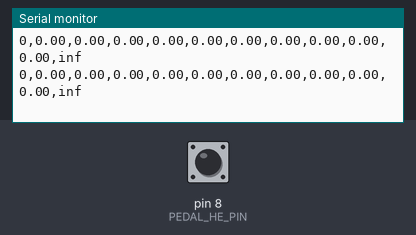
A sketch run on a simulated Arduino Uno, built with avr-gcc and run on an emulated ATmega328P. Parts: the last lines printed to the serial monitor. The test bench sets the inputs (shaded band); at power-on: pin 8 (PEDAL_HE_PIN) LOW.

Above: at 1.2 s.
1.3 s: pin 8 (PEDAL_HE_PIN) pulsed HIGH 2 times (0.12 s each, 0.3 s apart)
At 2.2 s:
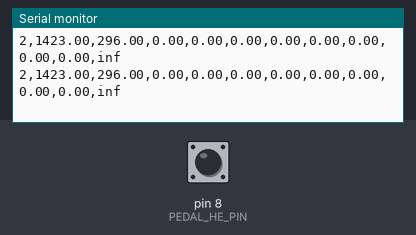
4.9 s: pin 8 (PEDAL_HE_PIN) pulsed HIGH 5 times (0.12 s each, 0.3 s apart)
At 6.0 s:
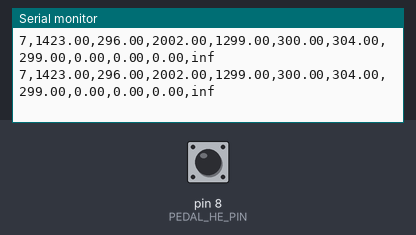
Timing chart, 0 to 7.9 s (numbered marks = the images above; inputs shaded):
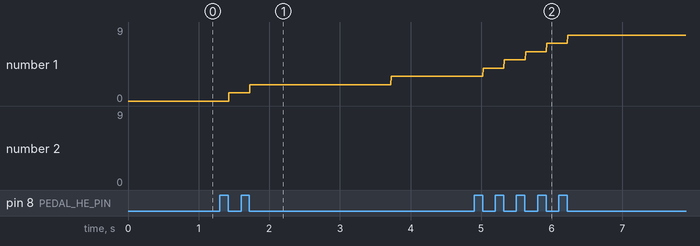

The sketch:

test_sketch.ino
```cpp
#define PEDAL_HE_PIN 8
#define WHEEL_HE_PIN 7

// Variables to handle hall sensor tachometer
unsigned long WHEEL_TRIGGER_TIME = 0;
unsigned long WHEEL_PREV_TRIGGER_TIME = 0;
unsigned long PEDAL_TRIGGER_TIME = 0;
unsigned long PEDAL_PREV_TRIGGER_TIME = 0;
bool WHEEL_TRIGGER=false;
float PEDAL_TRIGGER_COUNT=0.0;
float WHEEL_RPM;
float PEDAL_RPM;
volatile uint32_t PEDAL_PIN_STATE=0;
volatile uint32_t PREV_PEDAL_PIN_STATE=0;
const int L_PTT = 10;
float PEDAL_TRIGGER_DELTAS[L_PTT] = {0,0,0,0,0,0,0,0,0,0};
int PTT_ARRAY_INDEX = 0;

void pedal_hall_interrupt(){
  PREV_PEDAL_PIN_STATE=PEDAL_PIN_STATE;
  PEDAL_PIN_STATE=digitalRead(PEDAL_HE_PIN);
  if(PREV_PEDAL_PIN_STATE-PEDAL_PIN_STATE==1){
    increment_pedal_array();
  }
}

void increment_pedal_array(){
    PEDAL_TRIGGER_DELTAS[PTT_ARRAY_INDEX] = millis()-PEDAL_TRIGGER_TIME;
    PEDAL_TRIGGER_TIME = millis();
    PTT_ARRAY_INDEX += 1;
    if(PTT_ARRAY_INDEX >= L_PTT){
      PTT_ARRAY_INDEX = 0;
    }
}

void setup() { Serial.begin(115200);
  pinMode(PEDAL_HE_PIN,INPUT); // Change pinmode for hall effect sensor digital pins to input.
  pinMode(WHEEL_HE_PIN,INPUT);
  }

void loop() {

  pedal_hall_interrupt();
  Serial.print(PTT_ARRAY_INDEX);  Serial.print(",");

  for(int i=0; i<L_PTT; i++){
    Serial.print(PEDAL_TRIGGER_DELTAS[i]);  Serial.print(",");
  }

  if(millis()-PEDAL_TRIGGER_TIME>2000){
    increment_pedal_array();
  }

  PEDAL_RPM = 0;
  if( !(PEDAL_TRIGGER_DELTAS[PTT_ARRAY_INDEX]>2000 && PEDAL_TRIGGER_DELTAS[PTT_ARRAY_INDEX-1]>2000 && PEDAL_TRIGGER_DELTAS[PTT_ARRAY_INDEX-2]>2000) ){
    for(int j=0; j<L_PTT; j++){
      PEDAL_RPM += 1.0/(PEDAL_TRIGGER_DELTAS[j])*60000;
    }
    PEDAL_RPM = PEDAL_RPM/L_PTT;
  }
    Serial.println(PEDAL_RPM);

 }
```

Measured:
- after the input at 1.3 s, the serial monitor: prints a new line after 0.13 s (image 1)
- after the input at 4.9 s, the serial monitor: prints a new line after 0.13 s (image 2)
- plotted number 1: 0 → 3 after the input at 1.3 s, 3 → 9 after the input at 4.9 s
